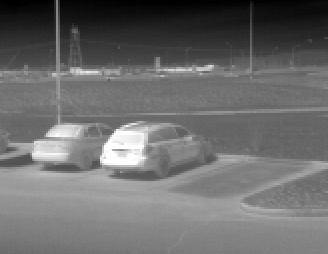
%> input picture An Image Fusion Algorithm Based on Image Clustering Theory/data/21 pairs of experimental data in INO/IR/1.jpg, 328 x 254 px; the run also reads 1 picture not shown here
$ octave --eval "Qabf;"   (GNU Octave 9; MATLAB toolbox functions it lacks are replaced by stand-ins)
%> lines starting %> are read from the running program, lines starting %| are printed output that depends on the picture
function Qabf
% strA and strB is the source images and strF is the fusion result
% model parameters
    L=1; Tg=0.9994;kg=-15;Dg=0.5;Ta=0.9879;ka=-22;Da=0.8;
% Sobel Operator
h1=[1 2 1;0 0 0;-1 -2 -1]; h2=[0 1 2;-1 0 1;-2 -1 0]; h3=[-1 0 1;-2 0 2;-1 0 1];
% if y is the response to h1 and x is the response to h3;
% then the intensity is sqrt(x^2+y^2) and orientation is arctan(y/x);
[name,path]=uigetfile({'*.*','请选择原图像A'},'请打开原图像A');
%> the answer given: data/21 pairs of experimental data in INO/IR/1.jpg
file1=strcat(path,name);
[name,path]=uigetfile({'*.*','请选择原图像B'},'请打开原图像B');
%> the answer given: data/21 pairs of experimental data in INO/IR/10.jpg
file2=strcat(path,name);
[name,path]=uigetfile({'*.*','请选择融合图像F'},'请打开融合图像F');
%> the answer given: data/21 pairs of experimental data in INO/IR/10.jpg
file3=strcat(path,name);
pA=imread(file1);
%> pA is the input picture: size 254x328 uint8; min 0, max 255, mean 108.3
pB=imread(file2);
pF=imread(file3);
if size(pA,3)==3
    pA=rgb2gray(pA);
end
if size(pB,3)==3
    pB=rgb2gray(pB);
end
if size(pF,3)==3
    pF=rgb2gray(pF);
end
pA = im2double(pA);
%> pA: size 254x328 double
pB = im2double(pB);
%> pB: size 254x328 double
pF = im2double(pF);

SAx = conv2(pA,h3,'same'); SAy = conv2(pA,h1,'same');
gA = sqrt(SAx.^2 + SAy.^2);
[M,N] = size(SAx); aA = zeros(M,N);
%> after `[M,N] = size(SAx)`: M = 254; N = 328
for i=1:M
    for j=1:N
        if ( SAx(i,j) == 0 ) aA(i,j) = pi/2;
        else
            aA(i,j) = atan(SAy(i,j)/SAx(i,j));
        end
    end
end

SBx = conv2(pB,h3,'same'); SBy = conv2(pB,h1,'same');
gB = sqrt(SBx.^2 + SBy.^2);
[M,N] = size(SBx); aB = zeros(M,N);
for i=1:M
    for j=1:N
        if ( SBx(i,j) == 0 ) aB(i,j) = pi/2;
        else
            aB(i,j) = atan(SBy(i,j)/SBx(i,j));
        end
    end
end
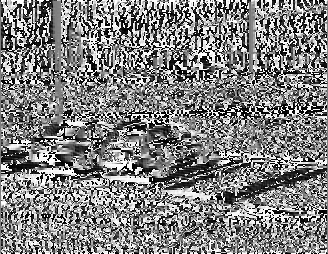
%> aB: size 254x328 double; min -1.57, max 1.57, mean 0.0193; drawn with min black and max white

SFx = conv2(pF,h3,'same'); SFy = conv2(pF,h1,'same');
gF = sqrt(SFx.^2 + SFy.^2);
[M,N] = size(SAx); aF = zeros(M,N);
for i=1:M
    for j=1:N
        if ( SFx(i,j) == 0 ) aF(i,j) = pi/2;
        else
            aF(i,j) = atan(SFy(i,j)/SFx(i,j));
        end
    end
end

% the relative strength and orientation value of GAF,GBF and AAF,ABF;
GAF = zeros(M,N); AAF = zeros(M,N); QgAF = zeros(M,N); QaAF = zeros(M,N); QAF = zeros(M,N);
for i=1:M
    for j=1:N

        if ( gA(i,j) > gF(i,j))  GAF(i,j) = gF(i,j)/gA(i,j);
        else
            if ( gA(i,j) == gF(i,j) )  GAF(i,j) = gF(i,j);
            else
                GAF(i,j) = gA(i,j) / gF(i,j);
            end
        end
        AAF(i,j) = 1 - abs(aA(i,j)-aF(i,j))/(pi/2);

        QgAF(i,j) = Tg / (1 + exp(kg*( GAF(i,j) - Dg )));
        QaAF(i,j) = Ta / (1 + exp(ka*( AAF(i,j) - Da )));

        QAF(i,j) = QgAF(i,j) * QaAF(i,j);
    end
end
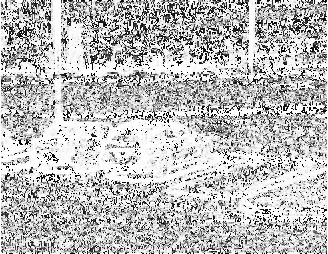
%> AAF: size 254x328 double; min -1, max 1, mean 0.476; drawn with min black and max white
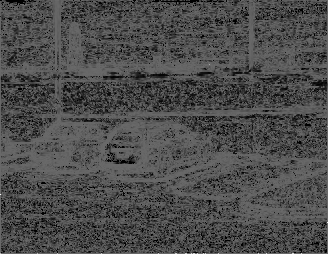
%> GAF: size 254x328 double; min 0, max 2.4, mean 0.72; drawn with min black and max white
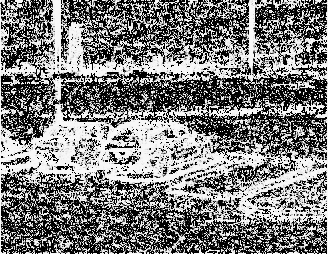
%> QaAF: size 254x328 double; min 6.26e-18, max 0.976, mean 0.487
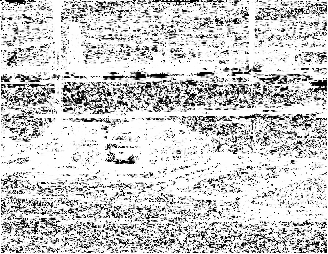
%> QgAF: size 254x328 double; min 0.000552, max 0.999, mean 0.8

GBF = zeros(M,N); ABF = zeros(M,N); QgBF = zeros(M,N); QaBF = zeros(M,N); QBF = zeros(M,N);
for i=1:M
    for j=1:N

        if ( gB(i,j) > gF(i,j))  GBF(i,j) = gF(i,j)/gB(i,j);
        else
            if ( gB(i,j) == gF(i,j) )  GBF(i,j) = gF(i,j);
            else
                GBF(i,j) = gB(i,j) / gF(i,j);
            end
        end
        ABF(i,j) = 1 - abs(aB(i,j)-aF(i,j))/(pi/2);

        QgBF(i,j) = Tg / (1 + exp(kg*( GBF(i,j) - Dg )));
        QaBF(i,j) = Ta / (1 + exp(ka*( ABF(i,j) - Da )));

        QBF(i,j) = QgBF(i,j) * QaBF(i,j);
    end
end
%> ABF: size 254x328 double; every value is 1
%> QaBF: size 254x328 double; every value is 0.976

for i=1:M
    for j=1:N
        if ( gB(i,j) > gF(i,j))||(gA(i,j) > gF(i,j))
            rnm(i,j)=1;
        else
            rnm(i,j)=0;
        end
    end
end
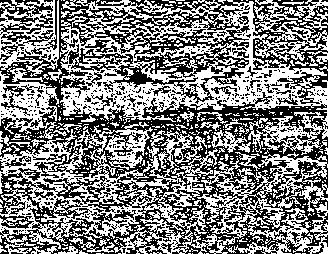
%> rnm: size 254x328 double; values 0 (black) and 1 (white), 50.4% white; black in thin lines or dots

for i=1:M
    for j=1:N
        if gF(i,j)>(gA(i,j)&gF(i,j))
            Nnm(i,j)=2-QAF(i,j)-QBF(i,j);
        else
            Nnm(i,j)=0;
        end
    end
end
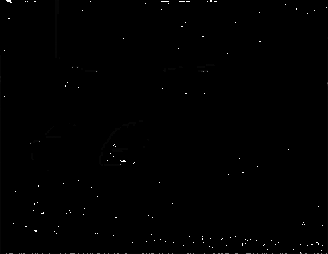
%> Nnm: size 254x328 double; min 0, max 2, mean 0.00657; drawn with min black and max white


% compute the QABF
deno = sum(sum( gA + gB ));
%> deno = 21460.3
nume = sum(sum( QAF.*gA + QBF.*gB ));
%> nume = 12042
Qabf = nume / deno
%> Qabf = 0.561

%融合损失函数
numeL=sum(sum(rnm.*((1-QAF).*gA+(1-QBF).*gB)));
%> numeL = 4596.8
Labf=numeL / deno
%> Labf = 0.214
%融合造成的伪影
numeN=sum(sum(Nnm.*gA+Nnm.*gB));
%> numeN = 576.1
Nabf=numeN/ deno
%> Nabf = 0.0268
